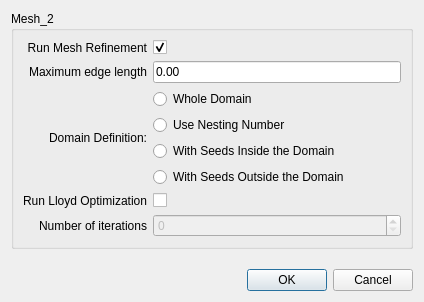
<?xml version="1.0" encoding="UTF-8"?>
<ui version="4.0">
 <class>mesh_2_dialog</class>
 <widget class="QDialog" name="mesh_2_dialog">
  <property name="enabled">
   <bool>true</bool>
  </property>
  <property name="geometry">
   <rect>
    <x>0</x>
    <y>0</y>
    <width>424</width>
    <height>302</height>
   </rect>
  </property>
  <property name="windowTitle">
   <string>2D Mesh Criteria</string>
  </property>
  <layout class="QVBoxLayout" name="verticalLayout">
   <item>
    <widget class="QGroupBox" name="groupBox">
     <property name="title">
      <string>Mesh_2</string>
     </property>
     <layout class="QGridLayout" name="gridLayout" columnstretch="0,1">
      <item row="3" column="1">
       <widget class="QCheckBox" name="runLloyd_checkbox">
        <property name="text">
         <string/>
        </property>
       </widget>
      </item>
      <item row="1" column="0">
       <widget class="QLabel" name="edgeLength_label">
        <property name="text">
         <string>Maximum edge length</string>
        </property>
        <property name="alignment">
         <set>Qt::AlignRight|Qt::AlignTrailing|Qt::AlignVCenter</set>
        </property>
       </widget>
      </item>
      <item row="4" column="0">
       <widget class="QLabel" name="nbIterations_label">
        <property name="text">
         <string>Number of iterations</string>
        </property>
        <property name="alignment">
         <set>Qt::AlignRight|Qt::AlignTrailing|Qt::AlignVCenter</set>
        </property>
        <property name="buddy">
         <cstring>nbIterations_spinbox</cstring>
        </property>
       </widget>
      </item>
      <item row="0" column="0">
       <widget class="QLabel" name="runMesh2_label">
        <property name="text">
         <string>Run Mesh Refinement</string>
        </property>
        <property name="alignment">
         <set>Qt::AlignRight|Qt::AlignTrailing|Qt::AlignVCenter</set>
        </property>
       </widget>
      </item>
      <item row="3" column="0">
       <widget class="QLabel" name="runLloyd_label">
        <property name="text">
         <string>Run Lloyd Optimization</string>
        </property>
        <property name="alignment">
         <set>Qt::AlignRight|Qt::AlignTrailing|Qt::AlignVCenter</set>
        </property>
       </widget>
      </item>
      <item row="4" column="1">
       <widget class="QSpinBox" name="nbIterations_spinbox">
        <property name="enabled">
         <bool>false</bool>
        </property>
        <property name="minimumSize">
         <size>
          <width>110</width>
          <height>0</height>
         </size>
        </property>
       </widget>
      </item>
      <item row="2" column="0">
       <widget class="QLabel" name="label">
        <property name="text">
         <string>Domain Definition:</string>
        </property>
        <property name="alignment">
         <set>Qt::AlignRight|Qt::AlignTrailing|Qt::AlignVCenter</set>
        </property>
       </widget>
      </item>
      <item row="2" column="1">
       <layout class="QVBoxLayout" name="verticalLayout_2">
        <item>
         <widget class="QRadioButton" name="radioAll">
          <property name="text">
           <string>Whole Domain</string>
          </property>
         </widget>
        </item>
        <item>
         <widget class="QRadioButton" name="radioNesting">
          <property name="text">
           <string>Use Nesting Number</string>
          </property>
         </widget>
        </item>
        <item>
         <widget class="QRadioButton" name="radioSeedsIn">
          <property name="text">
           <string>With Seeds Inside the Domain</string>
          </property>
         </widget>
        </item>
        <item>
         <widget class="QRadioButton" name="radioSeedsOut">
          <property name="text">
           <string>With Seeds Outside the Domain</string>
          </property>
         </widget>
        </item>
       </layout>
      </item>
      <item row="0" column="1">
       <widget class="QCheckBox" name="runMesh2_checkbox">
        <property name="text">
         <string/>
        </property>
        <property name="checked">
         <bool>true</bool>
        </property>
       </widget>
      </item>
      <item row="1" column="1">
       <widget class="DoubleEdit" name="edgeLength_dspinbox">
        <property name="text">
         <string>0.00</string>
        </property>
       </widget>
      </item>
     </layout>
    </widget>
   </item>
   <item>
    <spacer name="verticalSpacer">
     <property name="orientation">
      <enum>Qt::Vertical</enum>
     </property>
     <property name="sizeHint" stdset="0">
      <size>
       <width>20</width>
       <height>40</height>
      </size>
     </property>
    </spacer>
   </item>
   <item>
    <widget class="QDialogButtonBox" name="buttonBox">
     <property name="orientation">
      <enum>Qt::Horizontal</enum>
     </property>
     <property name="standardButtons">
      <set>QDialogButtonBox::Cancel|QDialogButtonBox::Ok</set>
     </property>
    </widget>
   </item>
  </layout>
 </widget>
 <customwidgets>
  <customwidget>
   <class>DoubleEdit</class>
   <extends>QLineEdit</extends>
   <header>CGAL_double_edit.h</header>
  </customwidget>
 </customwidgets>
 <tabstops>
  <tabstop>buttonBox</tabstop>
 </tabstops>
 <resources/>
 <connections>
  <connection>
   <sender>buttonBox</sender>
   <signal>accepted()</signal>
   <receiver>mesh_2_dialog</receiver>
   <slot>accept()</slot>
   <hints>
    <hint type="sourcelabel">
     <x>388</x>
     <y>288</y>
    </hint>
    <hint type="destinationlabel">
     <x>157</x>
     <y>195</y>
    </hint>
   </hints>
  </connection>
  <connection>
   <sender>buttonBox</sender>
   <signal>rejected()</signal>
   <receiver>mesh_2_dialog</receiver>
   <slot>reject()</slot>
   <hints>
    <hint type="sourcelabel">
     <x>388</x>
     <y>288</y>
    </hint>
    <hint type="destinationlabel">
     <x>286</x>
     <y>195</y>
    </hint>
   </hints>
  </connection>
 </connections>
</ui>
